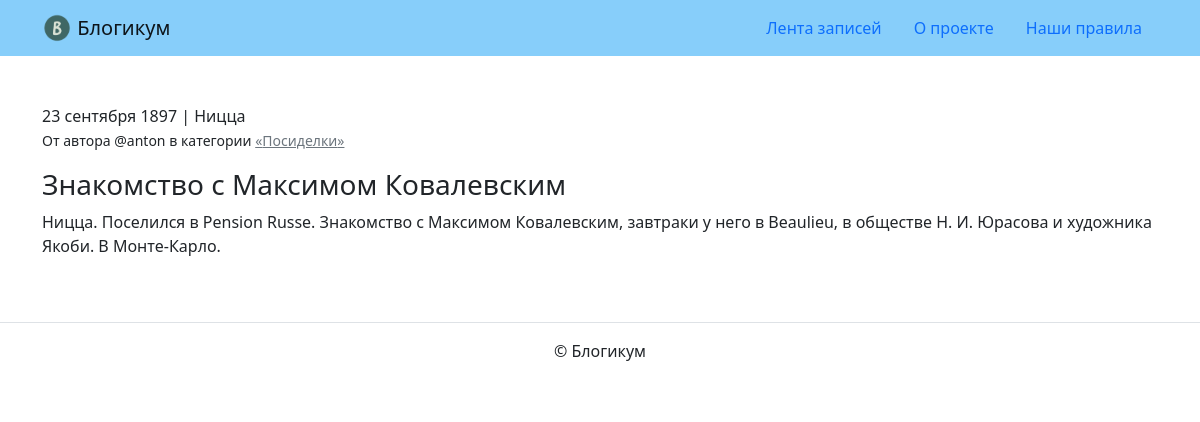
The app's page /posts/19/ with its own data.
### blog/models.py (models this page shows)
class Blog(models.Model):
    is_published = models.BooleanField(
        default=True,
        verbose_name="Опубликовано",
        help_text="Снимите галочку, чтобы скрыть публикацию.",
    )
    created_at = models.DateTimeField(
        auto_now_add=True,
        verbose_name="Добавлено"
    )
    class Meta:
        abstract = True

class Post(Blog):
    title = models.CharField(max_length=256, verbose_name="Заголовок")
    text = models.TextField(verbose_name="Текст")
    pub_date = models.DateTimeField(
        verbose_name="Дата и время публикации",
        help_text="Если установить дату "
                  "и время в будущем — "
                  "можно делать отложенные публикации."
    )
    author = models.ForeignKey(
        User,
        on_delete=models.CASCADE,
        verbose_name="Автор публикации",
        related_name="posts"
    )
    location = models.ForeignKey(
        Location,
        on_delete=models.SET_NULL,
        verbose_name="Местоположение",
        null=True,
        blank=True,
        related_name="posts"
    )
    category = models.ForeignKey(
        Category,
        on_delete=models.SET_NULL,
        verbose_name="Категория",
        null=True,
        related_name="posts"
    )
    class Meta:
        verbose_name = 'публикация'
        verbose_name_plural = 'Публикации'

class Location(Blog):
    name = models.CharField(max_length=256, verbose_name="Название места")
    class Meta:
        verbose_name = 'местоположение'
        verbose_name_plural = 'Местоположения'

class Category(Blog):
    title = models.CharField(max_length=256, verbose_name="Заголовок")
    description = models.TextField(verbose_name="Описание")
    slug = models.SlugField(unique=True,
                            verbose_name="Идентификатор",
                            help_text="Идентификатор страницы для URL; "
                                      "разрешены символы латиницы, "
                                      "цифры, дефис и подчёркивание."
                            )
    class Meta:
        verbose_name = 'категория'
        verbose_name_plural = 'Категории'

### blog/views.py (the view)
# urls.py: path('posts/<int:post_id>/', views.post_detail, name='post_detail'),
def post_detail(request, post_id):
    dt_now = timezone.now()
    post = get_object_or_404(
        Post,
        pk=post_id,
        pub_date__lte=dt_now,
        is_published=True,
        category__is_published=True
    )
    return render(request, 'blog/detail.html', {'post': post})

### templates/blog/detail.html (shortened to what this page needs)
{% extends "base.html" %}
{% block content %}
  <article>
    <p>{{ post.pub_date|date:"d E Y" }} | {% if post.location and post.location.is_published %}{{ post.location.name }}{% else %}Планета Земля{% endif %}<br>
      <small>От автора @{{ post.author.username }} в категории {% include "includes/category_link.html" %}</small></p>
    <h3>{{ post.title }}</h3>
    <p>{{ post.text|linebreaksbr }}</p>
  </article>
{% endblock %}

### templates/includes/category_link.html
<a class="text-muted" href="{% url 'blog:category_posts' post.category.slug %}">
  «{{ post.category.title }}»
</a>

### records on screen
Post: pub_date "23 сентября 1897", location.name "Ницца", author.username "anton", category "Посиделки", title "Знакомство с Максимом Ковалевским", text "Ницца. Поселился в Pension Russe. Знакомство с Максимом Ковалевским, завтраки у него в Beaulieu, в обществе Н. И. Юрасова и художника Якоби. В Монте-Карло."
